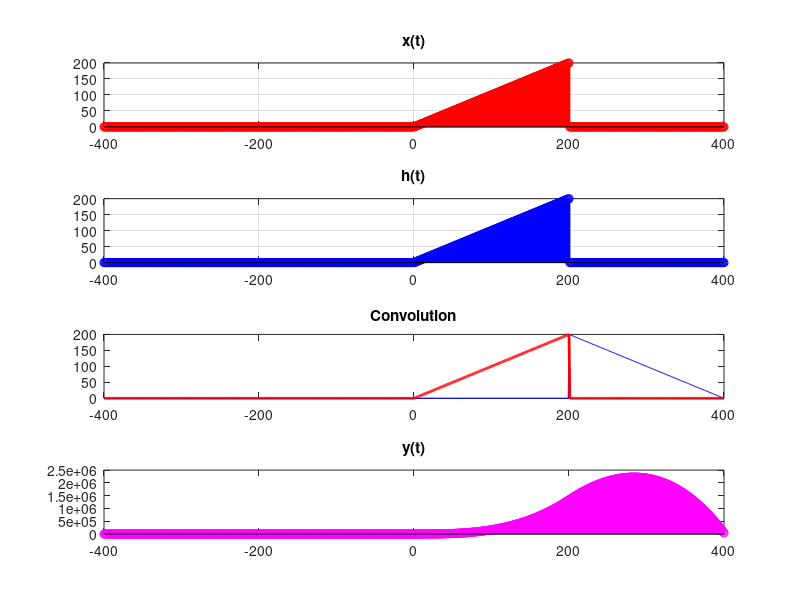

Reproduce this figure in MATLAB.
clear all;
close all;
clc;
x1=0; x2=200;
h1=0; h2=200;
xi1=x1+h1;
xi2=x2+h2;
if xi1>xi2
    t=-ceil(xi1):ceil(xi1);
end
if xi2>xi1
    t=-ceil(xi2):ceil(xi2);
end
x=t;
h=t;
X=zeros(1,length(t));
H=zeros(1,length(t));
H(t<=h2&t>=h1)=h(t<=h2&t>=h1);
X(t<=x2&t>=x1)=x(t<=x2&t>=x1);
Y=zeros(1,length(t));
subplot(4,1,1);
stem(t,X,'r','linewidth',2); grid on;
title('x(t)');
subplot(4,1,2);
stem(t,H,'b','linewidth',2); grid on;
title('h(t)');
for i=xi1:xi2
    H1=fliplr(H);
    H1=circshift(H1,[0 i]);
    a=H1.*X;
    Y(t==i)=sum(a);
    subplot(4,1,3);
    plot(t,H1,'b',t,X,'r','linewidth',2);
    title('Convolution');
    subplot(4,1,4);
   stem(t,Y,'m','linewidth',2);
    title('y(t)');
    pause(0.01);
end
